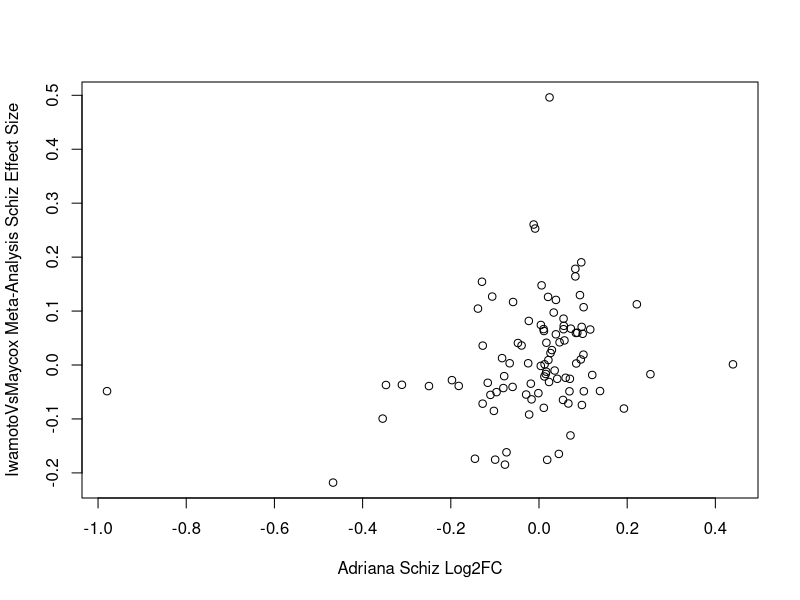

Generate this figure with R:
#Iwamoto Vs Maycox Meta Analysis Vs Adriana
library(plyr)

#Reading in non-meta analysis results
setwd("C:/Users/Frosty/Desktop/Research/Summer 2021 Frontal Pole Research/FrontalPole_Microarray/IwaCox")

AdrianaResults_vs_IwamotoAndMaycoxResults_noMetaAnalysisResults<-read.csv("AdrianaResults_vs_IwamotoAndMaycox.csv", stringsAsFactors = FALSE)

#reading in the meta analysis results
setwd("C:/Users/Frosty/Desktop/Research/Summer 2021 Frontal Pole Research/FrontalPole_Microarray/IwaCox_MetaAnalysis/Output")
IwaCox_SchizMetaResults<-read.csv("RMAOutputForIwamotoVsMaycoxSchizResults.csv", stringsAsFactors = FALSE)
IwaCox_SchizMetaResults<-subset(IwaCox_SchizMetaResults, select=-X)
colnames(IwaCox_SchizMetaResults)<-paste("IwamotoVsMaycoxMetaResults_", colnames(IwaCox_SchizMetaResults), sep="")
colnames(IwaCox_SchizMetaResults)[5]<-"EntrezGeneID"
colnames(IwaCox_SchizMetaResults)[6]<-"GeneSymbol"

#Joining the datasets
setwd("C:/Users/Frosty/Desktop/Research/Summer 2021 Frontal Pole Research/FrontalPole_Microarray/IwamotoVsMaycoxMetaAnalysisVsAdriana")

AllDataSets<-join(AdrianaResults_vs_IwamotoAndMaycoxResults_noMetaAnalysisResults, IwaCox_SchizMetaResults, by="GeneSymbol", type="inner", match="all")
write.csv(AllDataSets, "AdrianaResults_Plus_IwamotoAndMaycoxResults_Plus_MetaAnalysisResults.csv")


#Schiz Scatterplots using Log2FC from Adriana's data and effect size estimate from the IwamotoVsMaycox meta-analysis results
pdf("Scatterplot_IwamotoMaycoxMetaAnalysisvsAdriana_Schiz_LogFC.pdf", width=5, height=5)
plot(AllDataSets$IwamotoVsMaycoxMetaResults_b~AllDataSets$Adriana_Diagnosis_Schiz_PostHocSummary_MLM_Beta, xlab="Adriana Schiz Log2FC", ylab="IwamotoVsMaycox Meta-Analysis Schiz Effect Size")
dev.off()
